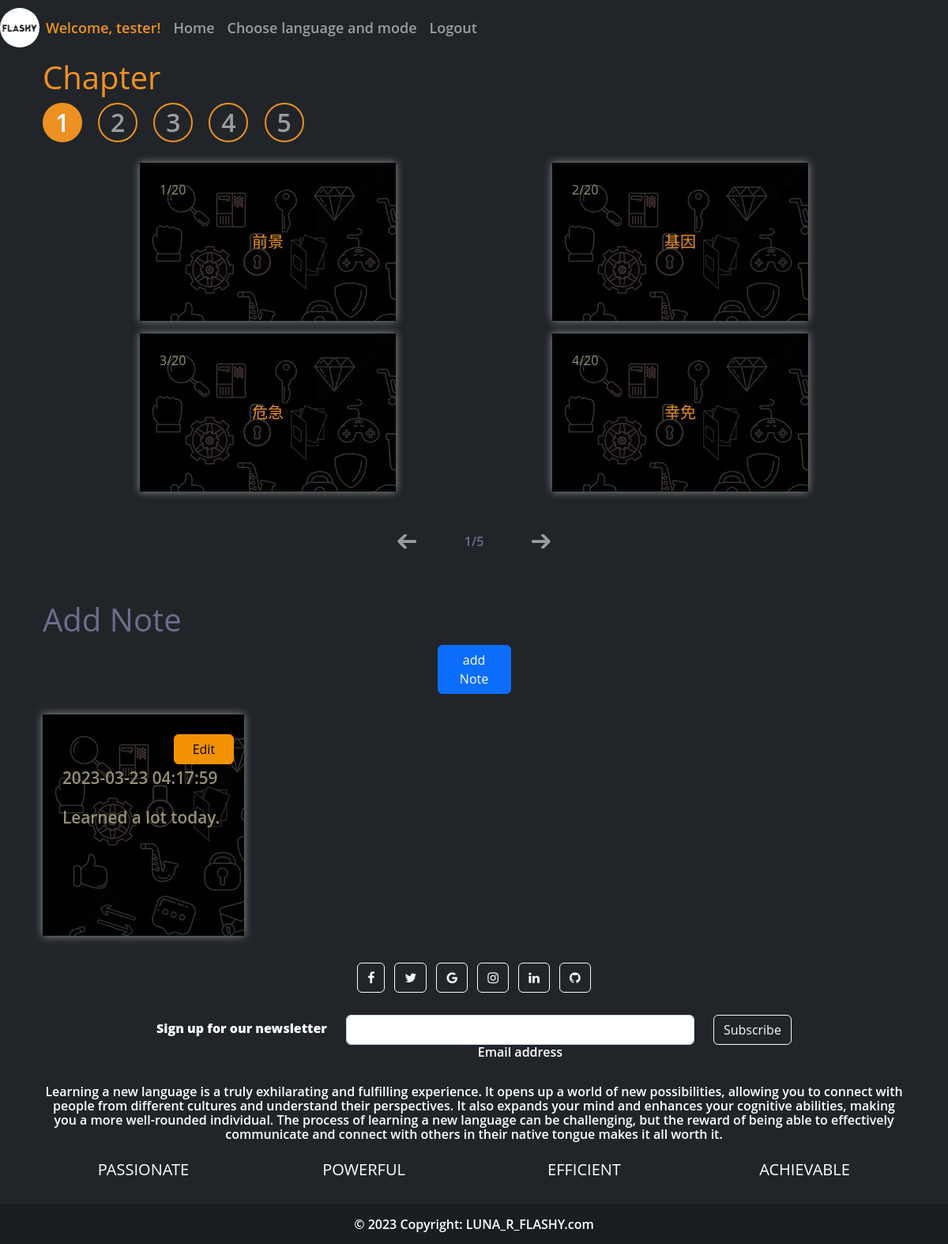
/study (signed in), run on the app's committed database.
### website/models.py (models this page shows, shortened)
class User(db.Model, UserMixin):
    id = db.Column(db.Integer, primary_key=True)
    username = db.Column(db.String(150), unique=True, nullable=False)
    email = db.Column(db.String(150))
    password = db.Column(db.String(150))
    notes= db.relationship('Note')
    scores= db.relationship('Score')

class Material(db.Model):
    id = db.Column(db.Integer, primary_key=True)
    language = db.Column(db.String(20))
    title = db.Column(db.String(500))
    content = db.Column(db.String(500))

class Note(db.Model):
    id = db.Column(db.Integer, primary_key=True)
    data = db.Column(db.String(10000))
    date = db.Column(db.DateTime(timezone=True), default=func.now())
    user_id = db.Column(db.Integer, db.ForeignKey('user.id'))

### website/auth.py (the view)
@auth.route('/study', methods=['GET', 'POST'])
def study():
    language = request.args.get('language', 'Chinese')
    num_chapter = 5
    num_card_chapter = 20
    allCards = Material.query.filter_by(language=language).order_by(
        func.random()).limit(num_chapter * num_card_chapter).all()
    shuffle(allCards)
    res_cards = {i: [] for i in range(1, num_chapter + 1)}
    for i in range(1, num_chapter + 1):
        for _ in range(num_card_chapter):
            res_cards[i].append(allCards.pop())
    allNotes = Note.query.filter_by(user_id=current_user.id).order_by(Note.date.desc()).all()
    return render_template('study.html', user=current_user, cards=res_cards, notes=allNotes, language=language)

### website/__init__.py (called while the page is built)
def create_app():
    app = Flask(__name__)
    app.config['SECRET_KEY'] = 'sdfa__dskf__ljkj'
    app.config['SQLALCHEMY_DATABASE_URI'] = f'sqlite:///{DB_NAME}'
    db.init_app(app)
    from .views import views
    from .auth import auth
    app.register_blueprint(views, url_prefix='/')
    app.register_blueprint(auth, url_prefix='/')
    from .models import Note, Score, User
    with app.app_context():
        db.create_all()
    login_manager = LoginManager()
    login_manager.login_view = 'auth.login'
    login_manager.init_app(app)
    @login_manager.user_loader
    def load_user(id):
        return User.query.get(int(id))
    return app

### website/templates/study.html (shortened to what this page needs)
{% extends "base.html" %}
{% block content %}
<div class="container">
  <div class="row mx-auto mt-1 mb-3">
    <div class="chapter_selecters">
      <h1>Chapter</h1>
    {% for i in range(1,(cards|length)+1) %}
      <label class="col-lg-2 me-3" for="chapter-{{i}}" onclick="changeChapter('{{i}}')">{{i}}</label>
    {% endfor %}
    </div>
  </div>
  <div class="row mx-auto mb-5">
  {% for i in range(1,(cards|length)+1) %}
    <div id="cards-chapter-{{i}}" class="row mx-auto cards-chapter" {% if i==1 %}active{% endif %}>
      <div style="display:absolute">
    {% for j in range(cards[i]|length) %}
      {% if j % 4 ==0 %}
      <div id="c-{{i}}-page-{{j//4+1}}" class="row mx-auto cards-page" {% if j==0 %}active{% endif %}>
      {% endif %}
        {% if j % 2 ==0 %}
        <div class="row mx-auto mb-3">
        {% endif %}
          <div class="col-lg-4 mx-auto">
            <div class="study-card-area" onclick="flip('{{i*(cards[i]|length)+j}}')">
              <div id="{{i*(cards[i]|length)+j}}" class="study-card study-card-front" active>
                <h6>{{j+1}}/{{cards[i]|length}}</h6>
                <h5>{{cards[i][j].title}}</h5>
              </div>
              <div id="{{i*(cards[i]|length)+j}}b" class="study-card study-card-back">
                <h5>{{cards[i][j].content}}</h5>
              </div>
            </div>
          </div>
        {% if j % 2 ==1 %}
        </div>
        {% endif %}
      {% if j % 4 ==3 %}
      </div>
      {% endif %}
    {% endfor %}
    </div>
    </div>
  {% endfor %}
  </div>
  <div class="row mx-auto mb-5">
    <div class="col-lg-3 row mx-auto">
      <div class="col-lg-1 mx-auto i-arrow-l" onclick="changePageUp()"></div>
      <div id="page-count"class="col-lg-1 mx-auto" style="justify-content: center;display: flex;">1/{{(cards[1]|length)//4}}</div>
      <div class="col-lg-1 mx-auto i-arrow-r" onclick="changePageDown()"></div>
    </div>
  </div>
  <br/>
  <div class="row mx-auto note-title" style="position: relative;">
    <h1>Add Note</h1>
  </div>
  <div class="row mx-auto" style="position: relative; justify-content: center">
    <button class="btn btn-primary col-1" onclick="addNoteEdit()">add Note</button>
  </div>
  <div class="row mx-auto mt-3 " style="position: relative;">
    {% for i in range(notes|length) %}
      <div id="note-{{notes[i].id}}" class="col-3 mb-3">
        <div class="note-card">
          <div class="note-card-area">
            <div class="row note-button"><button class="btn btn-primary col-4 ms-auto" onclick="updateNoteEdit('note-{{notes[i].id}}','{{notes[i].data}}')">Edit</button></div>
            <p class="mt-2">{{notes[i].date}}</p>
            <div class="row note-content"><p>{{notes[i].data}}</p></div>
          </div>
        </div>
      </div>
    {% endfor %}
  </div>
</div>
{% endblock %}

### website/templates/base.html (shortened to what this page needs)
<!DOCTYPE html>
<html>
  <head>
    <link href="https://cdn.jsdelivr.net/npm/bootstrap@5.2.3/dist/css/bootstrap.min.css" rel="stylesheet">
    <link rel="stylesheet" type="text/css" href="{{url_for('static', filename='style.css')}}">
    <link rel="stylesheet" href="https://cdnjs.cloudflare.com/ajax/libs/font-awesome/4.7.0/css/font-awesome.min.css">
  </head>
  <body>
    <nav class="navbar navbar-expand-lg navbar-dark bg-dark" style="height:70px; font-size: 18px; color:white;">
      <div class="collapse navbar-collapse" id="navbarNav">
        <div class="navbar-nav align-items-center" style="height: 100%;">
          {% if user.is_authenticated %}
          <img src="{{ url_for('static', filename='pics/flashy.jpg') }}" alt="Logo" width="50" height="50"  class="rounded-circle" >
          <a class="nav-item nav-link" style="color: rgb(237, 145, 34);">Welcome, {{ user.username }}!</a>
          <a class="nav-item nav-link" id="home" href="/">Home</a>
          <a class="nav-item nav-link" id="choice" href="/choose_lang_mode">Choose language and mode</a>
          <a class="nav-item nav-link" id="logout" href="/logout">Logout</a>
          {% else %}
          <img src="{{ url_for('static', filename='pics/flashy.jpg') }}" alt="Logo" width="50" height="50"  class="rounded-circle" >
          <a class="nav-item nav-link" id="home" href="/">Home</a>
          <a class="nav-item nav-link" id="login" href="/login">Login/Sign up</a>
          {% endif %}
        </div>
      </div>
    </nav>
      {% block content %}
      {% endblock%}
    <footer class="bg-dark text-center text-white">
      <div class="container p-4" >
        <section class="mb-4">
          <a class="btn btn-outline-light btn-floating m-1" href="#!" role="button"><i class="fa fa-facebook-f"></i></a>
          <a class="btn btn-outline-light btn-floating m-1" href="#!" role="button"><i class="fa fa-twitter"></i></a>
          <a class="btn btn-outline-light btn-floating m-1" href="#!" role="button"><i class="fa fa-google"></i></a>
          <a class="btn btn-outline-light btn-floating m-1" href="#!" role="button"><i class="fa fa-instagram"></i></a>
          <a class="btn btn-outline-light btn-floating m-1" href="#!" role="button"><i class="fa fa-linkedin"></i></a>
          <a class="btn btn-outline-light btn-floating m-1" href="#!" role="button"><i class="fa fa-github"></i></a>
        </section>
        <section class="">
          <form action="">
            <div class="row d-flex justify-content-center">
              <div class="col-auto">
                <p class="pt-2">
                  <strong>Sign up for our newsletter</strong>
                </p>
              </div>
              <div class="col-md-5 col-12">
                <div class="form-outline form-white mb-4">
                  <input type="email" id="form5Example2" class="form-control" />
                  <label class="form-label" for="form5Example2">Email address</label>
                </div>
              </div>
              <div class="col-auto">
                <button type="submit" class="btn btn-outline-light mb-4">Subscribe</button>
              </div>
            </div>
          </form>
        </section>
        <section class="mb-4" >
          <p>
            Learning a new language is a truly exhilarating and fulfilling experience. It opens up a world of new possibilities, allowing you to connect with people from different cultures and understand their perspectives. It also expands your mind and enhances your cognitive abilities, making you a more well-rounded individual. The process of learning a new language can be challenging, but the reward of being able to effectively communicate and connect with others in their native tongue makes it all worth it.
          </p>
        </section>
        <section class="">
          <div class="row">
            <div class="col-lg-3 col-md-6 mb-4 mb-md-0"><h5 class="text-uppercase">PASSIONATE</h5></div>
            <div class="col-lg-3 col-md-6 mb-4 mb-md-0"><h5 class="text-uppercase">POWERFUL</h5></div>
            <div class="col-lg-3 col-md-6 mb-4 mb-md-0"><h5 class="text-uppercase">EFFICIENT</h5></div>
            <div class="col-lg-3 col-md-6 mb-4 mb-md-0"><h5 class="text-uppercase">ACHIEVABLE</h5></div>
          </div>
        </section>
      </div>
      <div class="text-center p-3" style="background-color: rgba(0, 0, 0, 0.2);">
        © 2023 Copyright:
        <a class="text-white" href="..">LUNA_R_FLASHY.com</a>
      </div>
    </footer>
  </body>
</html>

### website/static/style.css (style rules this page uses)
body { margin:0; color:#6a6f8c; background: rgb(33, 37, 41); font:600 16px/18px 'Open Sans',sans-serif; }
*,:after,:before { box-sizing:border-box }
a { color:inherit;text-decoration:none }
::placeholder { color: #b3b3b3; }
.quiz-option, .choose-option, .answers, .study-card, .note-card { display: block; margin: 10px 0; background-color: #4b4848; background-image: url(../static/pics/quiz_take_bg.jpg); filter: invert(100%); -webkit-filter: invert(100%); padding: 25px; margin-bottom: 20px; box-shadow: 0px 0px 10px rgba(0, 0, 0, 0.5); font-size: 1.3em; }
.study-card h5 { display: flex; height: 100%; justify-content: center; align-items: center; filter: invert(100%); color: rgb(237, 145, 34); }
.study-card h6 { position: absolute; }
.study-card-front,.study-card-back { top: 0; left: 0; right: 0; bottom: 0; height: 100%; position: absolute; transform: rotateY(180deg); backface-visibility:hidden; transition:all .4s linear; }
.study-card-front[active],.study-card-back[active] { transform: rotateY(0deg) }
.study-card-area { position: relative; width: 100%; height: 200px; }
.chapter_selecters label { height: 50px; width: 50px; line-height: 46px; text-align: center; font-size: xx-large; color: rgba(255, 255, 255, 0.55); border: solid 2px rgb(237, 145, 34); border-radius: 25px; transition:color 0.2s; transition:background-color 0.2s; }
.chapter_selecters input:checked + label { color: white; background-color: rgb(237, 145, 34); }
.chapter_selecters h1 { color: rgb(237, 145, 34); }
.cards-chapter { display: none; }
.cards-chapter[active] { display: flex; }
.cards-page { display: none; position: relative; top:0; left:0; }
.cards-page[active] { display:flex; }
.i-arrow-r { background-position: center center; background-repeat: no-repeat; background-size: cover; }
.i-arrow-l { background-position: center center; background-repeat: no-repeat; background-size: cover; transform: rotateY(180deg); }
.note-card-area { height: 200px; }
.note-card { height: 100%; }
.note-button { justify-content: end; }
.note-content { padding-top: 10px; height: 70%; }
.note-content p { width: 100%; word-break:break-all; word-wrap: break-word; line-height: 30px; }

### data on the page
User: username "tester"
Material: title "前景"
Material: title "基因"
Material: title "危急"
Material: title "幸免"
Note: date "2023-03-23 04:17:59", data "Learned a lot today."

### other printed values
{{ i }} "1" "2" "3" "4" "5"
{{ j+1 }} "1" "2" "3" "4"
{{ cards[i]|length }} "20" "20" "20" "20"
{{ (cards[1]|length)//4 }} "5"
